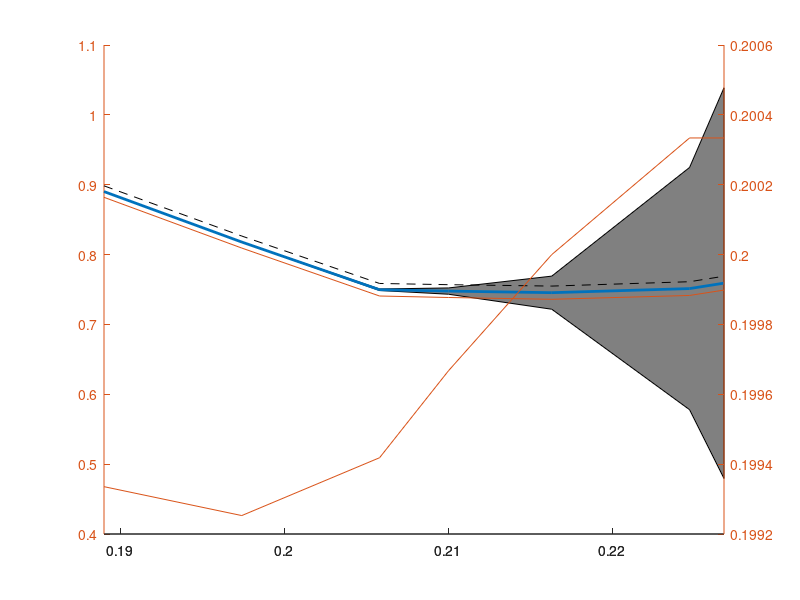

Recreate this plot in MATLAB. (Note: this script raises an error after producing the figure.)
function Figure_SI_KymographSensitivity()
% Analysis of visoelastic 1D domain with nelem elements
% Chooses apporach b) from following two possible extensions for 1 elements:
% a) Elemental equilibrium (internal viscosity): for each element [x_1^e x_2^e]
%    f=k1*(l^e-l0^e)+k2*(l^e-L^e)+eta*\dot l^e
%    x_1^e=x_2^{e-1}
%    x_2^e=x_1^e + l^e
% b) Nodal equilibrium (stres continuity, external viscosity):
%    l^e=x_2^e-x_1^e
%    sigma_1^e=-k1*(l^e-l0)-k2*(x2-x1-L)+eta*(x_1^{n+1}-x_1^n)/dt
%    sigma_2^e=k1*(l^e-l0)+k2*(x2-x1-L)+eta*(x_1^{n+1}-x_1^n)/dt
%    0=k1*(l^e-l0^e)+k2*(l^e-L^e)+eta*\dot l^e
%    x_1^e=x_2^{e-1}
%    x_2^e=x_1^e + l^e
%%%%%%%%%%%%%%%%%%%%%%%%%%%%%%%%%%%%%%%%%%%%%%%%%%%%%%%%%%%%%%%%%%%%%%%%%%%
%Geo.dl=-0.1; %-0.1; % If dl exist, imposed increment in current length. If =0, constatn value
%
% Material-Geometry Parameters
% Reference values
%   gamma k1   k2 eta delay   L0   l0  force
p0=[0.21 0.01 1.9 15  20     0.95 1.0 0.005];
par={'Remodelling rate \gamma','Stiffness k_1','Stiffness k_2','Viscosity \eta','delay \delta t'};
%Gamma: 0.6; 0.21 stable; 0.22 unstable
%eta: 15 stable , eta=16 unstable (free end),
%L0= Reference length per element
%l0= Initial apparent length per element
%f= Initial and final force at right end
%
Run=[0 1 1];
% Run(1)=1 Run single cases and show kymographsingle cases.
% Run(2)=2 Run sensisitivity for perturbation of each parameter alone. =1 just plot from Sensitivity.mat, not run
% Run(3)=2 Run condensation for combinations of 2 parameters: (k1,eta),(k1,tau). =2. no run, only plot for saved file 'Condensation'
% (tau,k1) sensisitivity for perturbation of each parameter alone.
% =1 or 2: sensisitivity analysis
% Time-integration and other settings
C=computer;
if C(1)=='M'
    FS=24; % Fontsize
else
    FS=18; % Fontsize
end
Set.LW=2; % Linewidth in sensitivity analysis
Set.gray=[0.5 0.5 0.5];
Geo.nelem=100; % number of elements
Geo.nx0=100; % Resolution in x: number of points per unit in x.
Geo.ny=1;% nt/tend; % Resolution on y. 1=maximum resolution (same as data).
Geo.ns=10; % Number of segments
Set.dt=1;
Set.tend=1250; % 200
% Single values kymographs Stable Unstable
if Run(1)>=1
    Set.Plot=1;
    % Stable values
    RunCase(Geo,p0,Set);
    % Single stable plots
    % Unstable due to gamma
    gm=p0(1);
    p0(1)=1.05*p0(1);
    RunCase(Geo,p0,Set);
    p0(1)=gm;
    % Unstable due to k2
    k2=p0(3);
    p0(3)=0.95*p0(3);
    RunCase(Geo,p0,Set);
    p0(3)=k2;
    % Unstable due to eta
    eta=p0(4);
    p0(4)=1.07*p0(4);
    RunCase(Geo,p0,Set);
    p0(4)=eta;
end
if Run(2)>=1
    % Sensitivity Plots
    Set.Plot=0;
    if Run(2)>1
        p=p0;
        np=5;
        % Factors that mulitply each nominal parameter value
        s=ones(np,1)*[0.9 0.94 0.98 1 1.03 1.07 1.08]; % gamma
        s(2,:)=[0.5 0.6 0.8  1 4 8 10]; % k1
        s(3,:)=[0.9 0.94 0.97 1 1.1 1.2 1.3]; % k2
        s(4,:)=[0.7 0.8 0.9 1 1.05 1.1 1.12]; % eta
        s(5,:)=[0.7 0.8 0.9 1 1.1 1.2 1.3];% delay
        nj=size(s,2);
        da=zeros(np,nj);
        da0=zeros(np,nj);
        dl=zeros(np,nj);
        fr=zeros(np,nj);
        for i=1:np
            for j=1:nj
                fprintf('Parameter %i/%i. Loop %i/%i\n',i,np,j,size(s,2))
                p(i)=s(i,j)*p0(i);
                [dl(i,j),da(i,j),da0(i,j),fr(i,j)]=RunCase(Geo,p,Set);
            end
            p=p0;
        end
        save('Sensitivity','da','da0','dl','fr','s','p0','Set');
    end
    if Run(2)>0
        load('Sensitivity','da','da0','dl','fr','s','p0','Set');
        np=size(da,1);
        for i=1:np
            % Plot sensitivity
            figure(i);clf
            x=s(i,:)*p0(i);
            y1=dl(i,:)+da(i,:)/2;
            y2=dl(i,:)-da(i,:)/2;
            patch([x x(end:-1:1)],[y1 y2(end:-1:1)],Set.gray)
            hold on
            plot(x,dl(i,:)+da0(i,:)/2,'k--') % Relative difference in amplitude of oscillation
            plot(x,dl(i,:),'LineWidth',Set.LW) % Relative difference in VNC length
            % plot(x,dl(i,:)-da0(i,:)/2,'k--') % Relative difference in amplitude of oscillation
            % yyaxis right
            % [AX,H1,H2]=plotyy([],[],x,10*fr(i,:),'r','LineWidth',Set.LW); % Frequency
            [AX,H1,H2]=plotyy(x,dl(i,:)-da0(i,:)/2,x,10*fr(i,:)); % Frequency
            H1.Annotation.LegendInformation.IconDisplayStyle = 'off';
            set(gca,'FontSize',FS)
            % yyaxis right
            ylabel(AX(2),'Frequency X 10','FontSize',FS)
            ylabel(AX(1),'Relative shortening ','FontSize',FS)
            xlabel(par{i},'FontSize',FS)
            legend('Final Osc. Amplitude ','Initial Osc. Amplitude','Relative VNC length','Frequency','Location','SouthWest')
            yminmax=[0 0.95 0.10 0.3]; % ylimits in length and freq
            for a=1:2
                AX(1).Position=[0.15 0.19 0.67 0.75];
                AX(a).FontSize=FS;
                ymin=yminmax((a-1)*2+1);
                ymax=yminmax((a-1)*2+2);
                AX(a).XLim=[min(x) max(x)];
                AX(a).YLim=[ymin ymax];
                AX(a).YTick=ymin:(ymax-ymin)/5:ymax;
                AX(a).YTickLabel={num2str(AX(a).YTick(1)),num2str(AX(a).YTick(2)),num2str(AX(a).YTick(3)),num2str(AX(a).YTick(4)),num2str(AX(a).YTick(5)),num2str(AX(a).YTick(6))};
                AX(a).YColor='k';
            end
            H1.LineStyle='--';
            H1.Color='k';
            H2.Color='g';
            H2.LineWidth=Set.LW;
            %f.Position=[360 357 739 565];
            hold off
            % axis([min(x) max(x) 0 0.95]);
        end
    end
end
if Run(3)>0 % Condensation rates
    Set.Plot=0;
    if Run(3)>1
        s=zeros(5,10);
        s(1,:)=[0.8  0.84 0.88 0.92 0.96 1    1.02 1.04 1.06 1.08]; % gamma
        s(2,:)=[0.1  0.3  0.6  1    2    4    6    8    10   12]; % k1
        s(3,:)=[0.85 0.88 0.91 0.94 0.97 1    1.05 1.1  1.15 1.2]; % k2 
        s(4,:)=[0.6  0.65 0.7  0.75 0.8  0.85 0.9  0.95 1    1.1]; % eta
        s(5,:)=[0.4  0.5  0.6  0.7  0.8  0.9  1    1.1  1.2  1.3];% delay
        ip=[2 4  % Parameters being compared in 1st (1st row) and 2nd loop (2nd row).
            2 5
            2 1
            1 5
            2 3];
        np=size(s,1);
        nj=size(s,2);
        ep=size(ip,1);
        dl=zeros(np,nj,ep);
        p=p0;
        % k1-eta
        for e=1:ep
            fprintf('Combination of parameters: %i/%i.(%i,%i). Total runs: %i\n',e,ep,ip(e,1),ip(e,2),nj*nj)
            k=0;
            for m=1:nj
                p1=ip(e,1);
                p(p1)=s(p1,m)*p0(p1);
                for n=1:nj
                    k=k+1;
                    fprintf('Combination %i/%i. Loop %i/%i. \n',e,ep,k,nj^2)
                    p2=ip(e,2);
                    p(p2)=s(p2,n)*p0(p2);
                    dl(m,n,e)=RunCase(Geo,p,Set);
                end
                p=p0;
            end
        end
        save('Condensation','dl','s','p0','Set','ip');
    end
    if Run(3)>0
        f0=0;
        if Run(2)>0
            f0=5;
        end
        load('Condensation','dl','s','p0','Set','ip');
        ep=size(ip,1);
        for e=1:ep
            % Plot condensation level
            figure(f0+e);clf
            p1=ip(e,1);
            p2=ip(e,2);
            x=s(p1,:)*p0(p1);
            y=s(p2,:)*p0(p2);
            surfc(y,x,dl(:,:,e));
            ylabel(par{p1});
            xlabel(par{p2});
            set(gca,'FontSize',FS)
            view(2)
            title('Relative Shortening')
            colorbar
            caxis([0.65 1.0]);
        end
    end
end
fprintf('Program finished\n')
end
%%
%%%%%%%%%%%%%%%%%%%%%%%%%%%%%%%%%%%%%%%%%%%%%%%%%%%%%%%%%%%%%%%%%%%%%%%%%%%
function [dl,da,da0,freq,l,L]=RunCase(Geo,p0,Set)
% INPUT
% p0: Set of material parameters: gamma, k1, k2, eta, dealy, L0, l0, f
% OUTPUT:
% dl = difference in length
% da = difference in amplitude
%
Mat.gm=p0(1)*ones(Geo.nelem,1); % 0.6; 0.21 stable; 0.22 unstable
Mat.k1=p0(2)*ones(Geo.nelem,1); % 2;
Mat.k2=p0(3)*ones(Geo.nelem,1); % 3;
Mat.eta=p0(4)*ones(Geo.nelem,1); %eta=15 stable , eta=16 unstable (free end),
Mat.T=p0(5); % 4. Delay
Mat.L0=p0(6)*ones(Geo.nelem,1); % Reference length per element
Mat.l0=p0(7); % Initial apparent length per element
Set.f=-p0(8)*[1 1]; % Initial and final force at right end
% Geo
nx0=Geo.nx0;
ny=Geo.ny;
nelem=Geo.nelem;
ns=Geo.ns;
% Mat
eta=Mat.eta;
k2=Mat.k2;
k1=Mat.k1;
gm=Mat.gm;
T=Mat.T;
L0=Mat.L0;
l0=Mat.l0;
% Set
tend=Set.tend;
dt=Set.dt;
f=Set.f;
% No homogenoeus case
if ns>1
    de=nelem/10:nelem/10:nelem;
    %k1(de)=2*k1(de);
    k2(de)=2*k2(de);
    %eta(de)=1.2*eta(de);
    % gm(de)=1.1*gm(de);
end
%%%%%%%%%%%%%%%%%%%%%%%%%%%%%%%%%%%%%%%%%%%%%%%%%%%%%%%%%%%%%%%%%%%%%%%%%%%
% Internal Automatic settings
Ld=ones(round(T/dt),nelem);
ld=ones(round(T/dt),nelem);

t=0:dt:tend;
nt=length(t);

X=zeros(nt,nelem+1);
X(1,:)=0:l0:nelem*l0;

L=zeros(nt,nelem);
L(1,:)=L0;
Lt=zeros(nt,1); % Total length
Lt(1)=sum(L0);
l=zeros(nt,nelem);

df=f(2)-f(1);
if abs(df)<eps % Constant force
    f=f(1)*ones(nt,1);
else
    f=f(1):df/(nt-1):f(2); % Incremental end force
end
l(1,:)=l0;
if exist('dl','var') % Imposed displacements
    if abs(dl)<eps
        X(:,end)=l(1)*nelem*ones(nt,1);
    else
        X(:,end)=(l(1)*nelem):dl/(nt-1):(l(1)*nelem+dl);
    end
end
ld(1)=l(1);
lmax=nan;
lmin=nan;
nmax=nan; % Frequency
nmin=nan; % Frequency
freq=[];
lmin0=nan;
lmax0=nan;
% Loop in time-increments
for n=1:length(t)-1
    K=zeros(nelem+1);
    b=zeros(nelem+1,1);
    % Loop on elements
    for e=1:nelem
        % Build factors for equilibrium equations
        etae=eta(e)/nelem^2; % in order to avoid discretisation dependent results
        L0e=(k1(e)/etae)*L0(e);
        k1e=(k1(e)+k2(e))/etae;
        k2e=k2(e)/etae;
        fe=f(n+1)/etae;
        % Update L
        L(n+1,e)=dt*gm(e)*(ld(end,e)-Ld(end,e))  +L(n,e);
        % Define stresses and rhs
        s11=k1e+1/dt;
        s12=-k1e;
        s21=-k1e;
        s22=k1e+1/dt;
        b1=L0e+k2e*L(n+1,e)-X(n,e)/dt;
        b2=-L0e-k2e*L(n+1,e)-X(n,e+1)/dt;
        %Assemble
        K(e:e+1,e:e+1)=K(e:e+1,e:e+1) + [s11 s12 ; s21 s22];
        b(e:e+1)=b(e:e+1) + [b1 b2]';
    end
    Lt(n+1)=sum(L(n+1,:));
    b(end)=b(end)-fe;
    if ~exist('dl','var') % free right end
        X(n+1,2:end)=-K(2:end,2:end)\b(2:end);
        % l(n+1)=(dt/(dt*k1+1))*(f(n)+k2*L(n+1)+L0+l(n)/dt);
    else % contrained right end X(:,end)
        X(n+1,2:end-1)=-K(2:end-1,2:end-1)\(b(2:end-1)+X(n+1,end)*K(2:end-1,end));
    end
    l(n+1,:)=X(n+1,2:end)-X(n+1,1:end-1);
    % Update Ld, ld
    %   l(n+1)=dt*k2*L(n+1)+l(n);
    for i=size(Ld,1):-1:2
        Ld(i,:)=Ld(i-1,:);
        ld(i,:)=ld(i-1,:);
    end
    Ld(1,:)=L(n+1,:);
    ld(1,:)=l(n+1,:);
    % Compute length differences
    if n>1
        if X(n,end)>X(n-1,end) && X(n,end)>X(n+1,end)
            if isnan(lmax)
                lmax0=X(n,end);
            end
            if ~isnan(nmax)
                freq=[freq n-nmax];
            end
            lmax=X(n,end);
            nmax=n;
        end
        if X(n,end)<X(n-1,end) && X(n,end)<X(n+1,end)
            if isnan(lmin)
                lmin0=X(n,end);
            end
            lmin=X(n,end);
            if ~isnan(nmax)
                freq=[freq n-nmin];
            end
            nmin=n;
        end
    end
end
lm0=(lmin0+lmax0);
da0=(lmax0-lmin0)/lm0;
dl=(lmin+lmax)/lm0;  % Relative difference in length
da=(lmax-lmin)/lm0;  % Relative difference in amplitude
freq=1/mean(freq);
% Relative units
fprintf('Finished %i increments using %i elements.da0=%e, da=%e, dl=%e\n',length(t),nelem,da0, da,dl);
lmax=max(X(:,end));
% Time evolution of apparent length
if Set.Plot==1
    fprintf('Plotting time evolution. Max length=%f.\n',lmax);
    figure
    clf
    plot(t,X(:,end),'LineWidth',2)
    hold on
    plot(t,Lt,'LineWidth',2)
    grid on
    set(gca,'FontSize',FS)
    xlabel('Time (t)')
    ylabel('l(t), L(t)')
    legend('Current Length l(t)','Rest-Length L(t)')
    set(gcf,'color','w');
    
    % Kymograph
    figure
    clf
    lmax=max(X(:,end));
    nx=nx0*ceil(lmax);
    u=NaN(nx,tend/dt); % Kymograph
    k=1;
    for i=1:nt
        if i>k*ny
            % u(1:nx-floor((lmax-X(i,end))*nx0),k)=X(i,end);
            u(:,k)=MapResults(nx,nx0,X(i,:),l0);
            k=k+1;
        end
    end
    imagesc(u');
    c=colorbar;
    c.Label.String = 'Strain [%]';
    c.Label.VerticalAlignment='bottom';
    colormap( [1 1 1; parula(255)] )
    set(gca,'YDir','normal')
    nYTicks=5;
    nXTicks=4;
    LmaxKymo=500;
    LminKymo=100;
    set(gca, 'XTick', 1:(nx-1)/nXTicks:nx+1, 'XTickLabel', LminKymo:(LmaxKymo-LminKymo)/nXTicks:(LmaxKymo+1))
    set(gca, 'YTick', 1:(tend-1)/dt/nYTicks:tend/dt, 'YTickLabel', 0:tend/nYTicks:tend+1)
    ylabel('Time [s]','FontSize',FS)
    xlabel('AP-axis [um]','FontSize',FS)
    set(gca,'FontSize',FS)
    c.Label.Position=[-0.3 0.88];
    c.Label.FontSize=FS;
end
end
% Local functions
function u=MapResults(nx,nx0,X,l0)
% nx  = total dimension of results
% nx0 = number of components per X unit.
%
%
u=zeros(nx,1);
e=1;
for i=1:nx
    if i>X(end)*nx0
        u(i)=NaN;
    else
        if i>X(e+1)*nx0
            e=e+1;
        end
        u(i)=(X(e+1)-X(e))/l0;
    end
end
end

function createfigure(YData1, XData1, X1, YMatrix1, Y1)
%CREATEFIGURE(YData1, XData1, X1, YMatrix1, Y1)
%  YDATA1:  patch ydata
%  XDATA1:  patch xdata
%  X1:  vector of x data
%  YMATRIX1:  matrix of y data
%  Y1:  vector of y data

%  Auto-generated by MATLAB on 17-Jun-2021 10:37:01

% Create figure
figure1 = figure;

% Create axes
axes1 = axes('Parent',figure1,...
    'Position',[0.15251572327044 0.146596858638743 0.69182389937107 0.788887012328999]);
hold(axes1,'on');

% Create patch
patch('Parent',axes1,'DisplayName','Final Osc. Amplitude','YData',YData1,...
    'XData',XData1,...
    'FaceColor',[0.5 0.5 0.5]);

% Create multiple lines using matrix input to plot
plot1 = plot(X1,YMatrix1,'Parent',axes1,'LineStyle','--','Color',[0 0 0]);
set(plot1(1),'DisplayName','Initial Osc. Amplitude');
set(plot1(2),'DisplayName','Relative VNC length','LineWidth',2,...
    'LineStyle','-',...
    'Color',[0 0.447 0.741]);

% Create ylabel
ylabel('Relative shortening ');

% Create xlabel
xlabel('k_1');

% Uncomment the following line to preserve the X-limits of the axes
% xlim(axes1,[0.001 0.1]);
% Uncomment the following line to preserve the Y-limits of the axes
% ylim(axes1,[0 0.95]);
box(axes1,'on');
% Set the remaining axes properties
set(axes1,'FontSize',18,'YColor',[0 0 0],'YTick',...
    [0 0.19 0.38 0.57 0.76 0.95],'YTickLabel',...
    {'0','0.19','0.38','0.57','0.76','0.95'});
% Create axes
axes2 = axes('Parent',figure1,...
    'ColorOrder',[0.85 0.325 0.098;0.929 0.694 0.125;0.494 0.184 0.556;0.466 0.674 0.188;0.301 0.745 0.933;0.635 0.078 0.184;0 0.447 0.741],...
    'Position',[0.15251572327044 0.146596858638743 0.69182389937107 0.788887012328999]);
hold(axes2,'on');

% Create plot
plot(X1,Y1,'Parent',axes2,'LineWidth',2,'Color',[0 1 0]);

% Create ylabel
ylabel('Frequency X 10');

% Uncomment the following line to preserve the X-limits of the axes
% xlim(axes2,[0.001 0.1]);
% Uncomment the following line to preserve the Y-limits of the axes
% ylim(axes2,[0.15 0.3]);
% Set the remaining axes properties
set(axes2,'Color','none','FontSize',18,'HitTest','off','YAxisLocation',...
    'right','YColor',[0 0 0],'YTick',[0.15 0.18 0.21 0.24 0.27 0.3],...
    'YTickLabel',{'0.15','0.18','0.21','0.24','0.27','0.3'});
% Create legend
legend1 = legend(axes1,'show');
set(legend1,'Location','southwest','AutoUpdate','off');

end